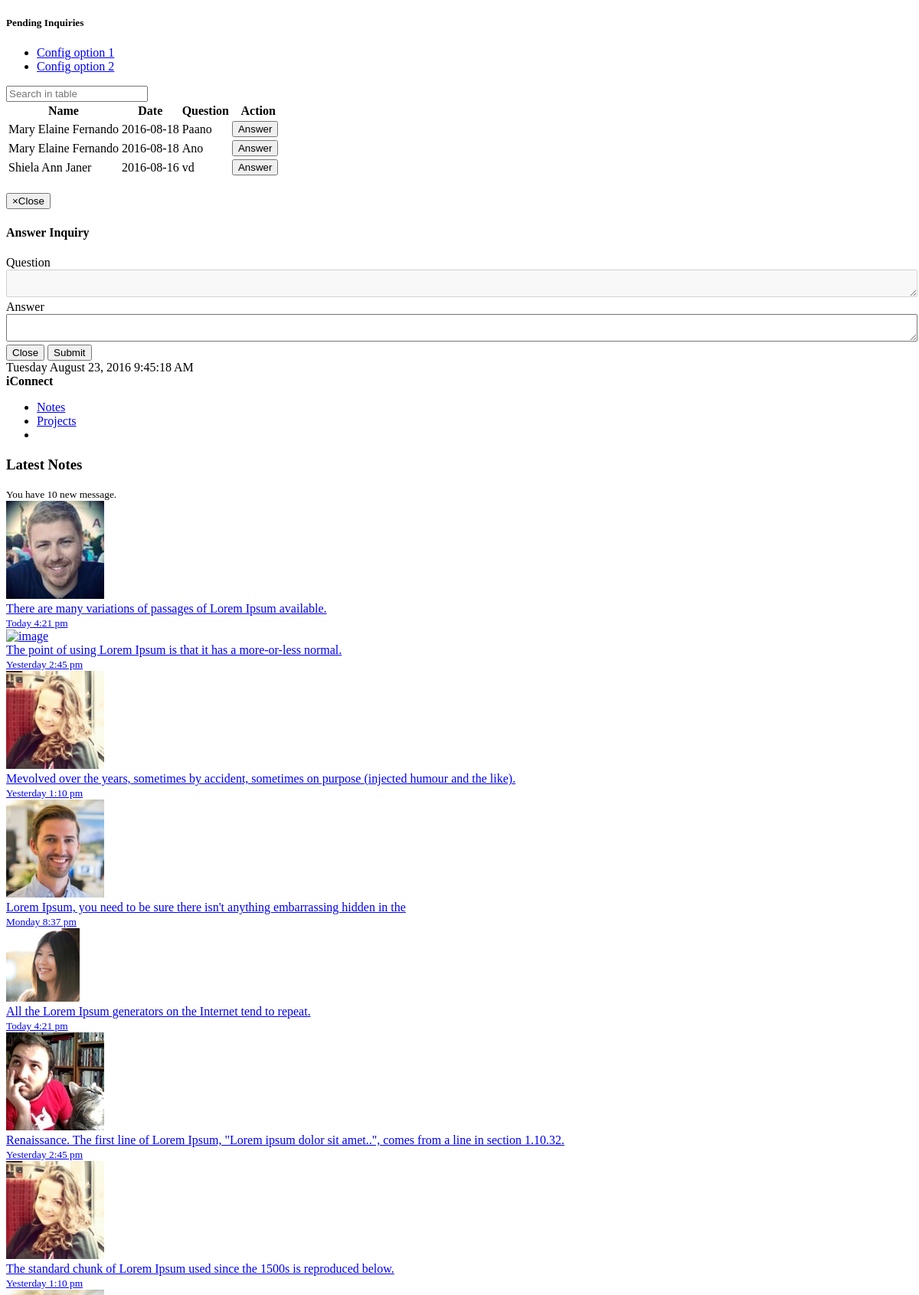
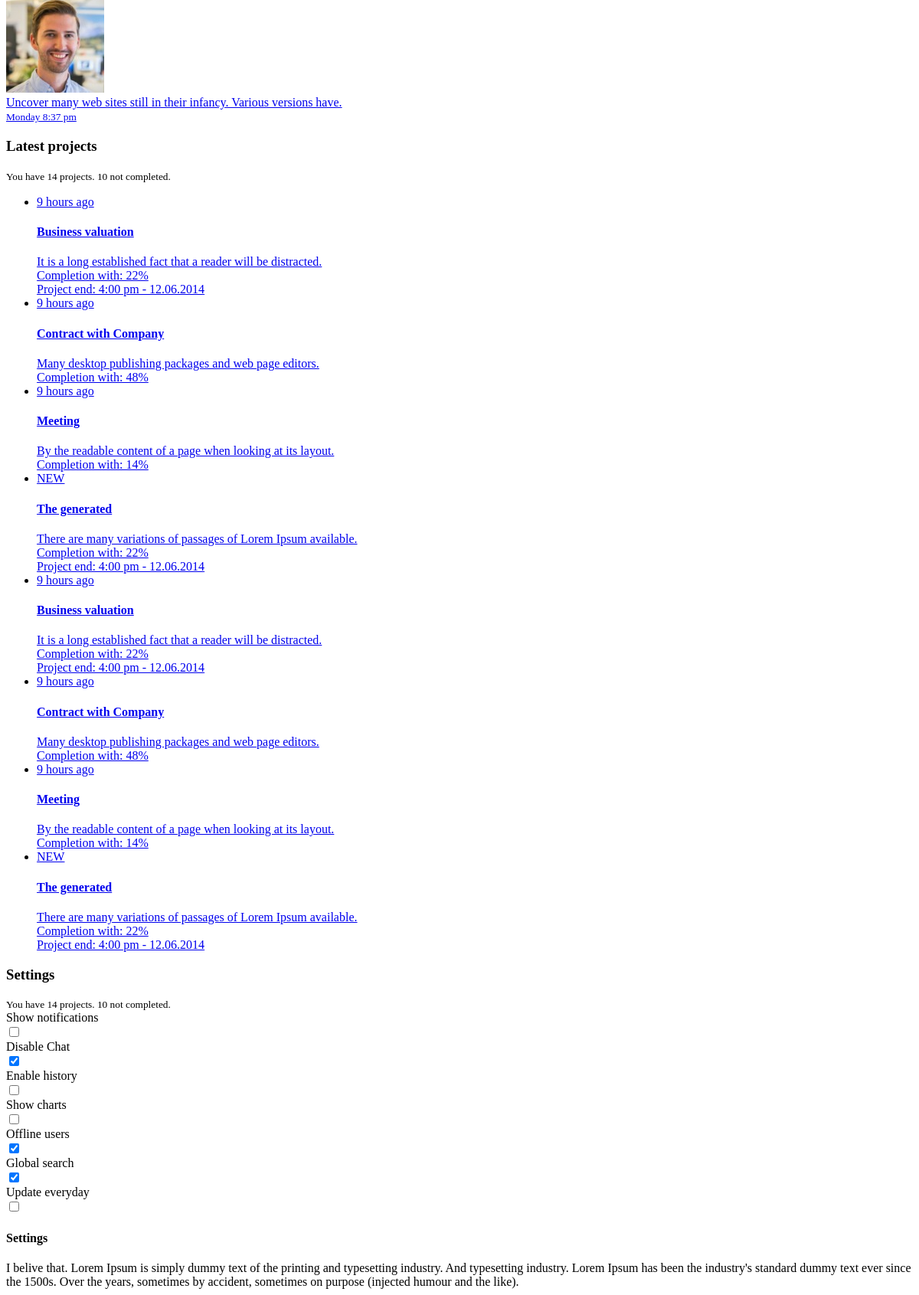
Screenshot of /inquiry.php with the database file from the repository (2 pictures, top to bottom).
### tables this page shows
CREATE TABLE IF NOT EXISTS `inquiry` (
  `inquiry_id` int(10) NOT NULL,
  `employee_id` varchar(10) NOT NULL,
  `inquiry_date` date NOT NULL,
  `inquiry_question` varchar(200) NOT NULL,
  `inquiry_answerdate` date NOT NULL,
  `inquiry_answer` varchar(200) NOT NULL,
  `inquiry_answeredby` varchar(50) NOT NULL,
  `inquiry_status` varchar(20) NOT NULL DEFAULT 'Pending'
);

CREATE TABLE IF NOT EXISTS `employee` (
  `employee_id` int(10) NOT NULL,
  `employee_lastname` varchar(35) NOT NULL,
  `employee_firstname` varchar(35) NOT NULL,
  `employee_middlename` varchar(35) NOT NULL,
  `employee_gender` varchar(6) NOT NULL,
  `employee_birthday` date NOT NULL,
  `employee_marital` varchar(15) NOT NULL,
  `employee_address` varchar(100) NOT NULL,
  `employee_city` varchar(20) NOT NULL,
  `employee_zip` varchar(10) NOT NULL,
  `employee_email` varchar(255) NOT NULL,
  `employee_cellnum` varchar(15) NOT NULL,
  `employee_type` varchar(20) NOT NULL,
  `employee_jobtitle` varchar(25) NOT NULL,
  `employee_empstatus` varchar(50) NOT NULL,
  `employee_department` varchar(25) NOT NULL,
  `employee_rate` int(6) NOT NULL,
  `employee_taxcode` varchar(9) NOT NULL,
  `employee_dependency` int(2) NOT NULL,
  `employee_sss` varchar(30) NOT NULL,
  `employee_philhealth` varchar(30) NOT NULL,
  `employee_pagibig` varchar(30) NOT NULL,
  `employee_tin` varchar(30) NOT NULL,
  `employee_shift` varchar(20) NOT NULL,
  `employee_datehired` date NOT NULL,
  `employee_restday` varchar(30) NOT NULL,
  `employee_password` varchar(25) NOT NULL,
  `employee_payslippassword` varchar(50) NOT NULL,
  `employee_sickleave` int(2) NOT NULL DEFAULT '0',
  `employee_vacationleave` int(2) NOT NULL DEFAULT '0',
  `employee_incentive` int(2) NOT NULL DEFAULT '0',
  `employee_maternityleave` int(2) NOT NULL DEFAULT '0',
  `employee_paternityleave` int(2) NOT NULL DEFAULT '0',
  `employee_singleparentleave` int(2) NOT NULL DEFAULT '0',
  `employee_status` varchar(10) NOT NULL DEFAULT 'active',
  `employee_team` varchar(50) NOT NULL,
  `employee_level` int(3) NOT NULL,
  `date_start` date NOT NULL,
  `date_end` date NOT NULL,
  `image` longblob NOT NULL,
  `cutoff` varchar(50) NOT NULL,
  `test` varchar(999) NOT NULL,
  `test_idate` date NOT NULL,
  `test_edate` date NOT NULL,
  `loan` varchar(999) NOT NULL,
  `loan_idate` date NOT NULL,
  `loan_edate` date NOT NULL
);

### inquiry.php (the view, shortened to what this page needs)
<!DOCTYPE html>
<html>
	<head>
		<link rel="stylesheet" type="text/css" href="sweetalert2-master/dist/sweetalert2.css">
	</head>
	<body>
		<div class="row">
			<div class="col-lg-12">
				<div class="ibox float-e-margins">
					<div class="ibox-title">
						<h5>Pending Inquiries</h5>
						<div class="ibox-tools">
							<ul class="dropdown-menu dropdown-user">
								<li><a href="#">Config option 1</a>
								</li>
								<li><a href="#">Config option 2</a>
								</li>
							</ul>
						</div>
					</div>
					<div class="ibox-content">
                        <input type="text" class="form-control input-sm m-b-xs" id="filter"
                                   placeholder="Search in table">
						<?php
							include('dbconfig.php');
							if ($result = $mysqli->query("SELECT * FROM inquiry RIGHT JOIN employee ON employee.employee_id = inquiry.employee_id WHERE inquiry_status = 'Pending' ORDER BY inquiry_date DESC"))
							{
								if ($result->num_rows > 0)
								{
									echo "<table class='footable table table-stripped' data-page-size='10' data-filter=#filter>";
									echo "<thead>";
									echo "<tr>";
									echo "<th>Name</th>";
									echo "<th>Date</th>";
									echo "<th>Question</th>";
									echo "<th style='text-align:center'>Action</th>";
									echo "</tr>";
									echo "</thead>";
									echo "<tfoot>";
									echo "<tr>";
									echo "<td colspan='7'>";
									echo "</td>";
									echo "</tr>";
									echo "</tfoot>";
									while ($row = mysqli_fetch_object($result))
									{
										echo "<tr class = 'josh'>";
										echo "<td>" .$row->employee_firstname . " " . $row->employee_lastname . "</td>";
										echo "<td >" . date("Y-m-d",strtotime($row->inquiry_date)) . "</td>";
										echo "<td>" . $row->inquiry_question . "</td>";
										$question =htmlentities($row->inquiry_question);
										$answer = htmlentities($row->inquiry_answer);
										echo '<td style="text-align:center"><a href="#" data-toggle="modal" data-target="#myModal4" data-inqid="'.$row->inquiry_id.'" data-quest="'.$question.'" data-answer="'.$answer.'" class = "answerdialog">';
										echo "<button class='btn btn-info' name = 'edit' type='button'><i class='fa fa-paste'></i> Answer</button></a>&nbsp;&nbsp;";
										echo "</td>";
										echo "</tr>";
									}
									echo "</table>";
								}
							}
						?>
					</div>
				</div>
			</div>
        </div>
		<div class="modal inmodal fade" id="myModal4" tabindex="-1" role="dialog"  aria-hidden="true">
			<div class="modal-dialog">
				<div class="modal-content">
					<div class="modal-header">
						<button type="button" class="close" data-dismiss="modal"><span aria-hidden="true">&times;</span><span class="sr-only">Close</span></button>
						<h4 class="modal-title">Answer Inquiry</h4>
					</div>
					<div class="modal-body">
						<div class="ibox-content">
							<form id = "myForm" method="POST" action = "answerinquiry.php" class="form-horizontal">
								<div class="form-group">
									<label class="col-sm-2 control-label">Question</label>
									<div class="col-md-10">
									<textarea id = "quest" class="form-control" style="min-width: 100%" disabled></textarea>
									</div>
								</div>
								<div class="form-group">
									<label class="col-sm-2 control-label">Answer</label>
									<div class="col-md-10">
									<textarea  id = "answer" name = "answer1" class="form-control" style="min-width: 100%" required=""></textarea>
									</div>
								</div>
						</div>
					</div>
					<div class="modal-footer">
						<button type="button" class="btn btn-white" data-dismiss="modal">Close</button>
						<button type="submit" class="btn btn-primary" id = "submit">Submit</button>
					</div>
				</div>
			</div>
		</div>
		<?php
			include('menufooter.php');
		?>
	</body>
</html>

### rows the page displays
inquiry: employee.employee_firstname "Mary Elaine", employee.employee_lastname "Fernando", inquiry_date "2016-08-18", inquiry_question "Paano"
inquiry: employee.employee_firstname "Mary Elaine", employee.employee_lastname "Fernando", inquiry_date "2016-08-18", inquiry_question "Ano"
inquiry: employee.employee_firstname "Shiela Ann", employee.employee_lastname "Janer", inquiry_date "2016-08-16", inquiry_question "vd"
